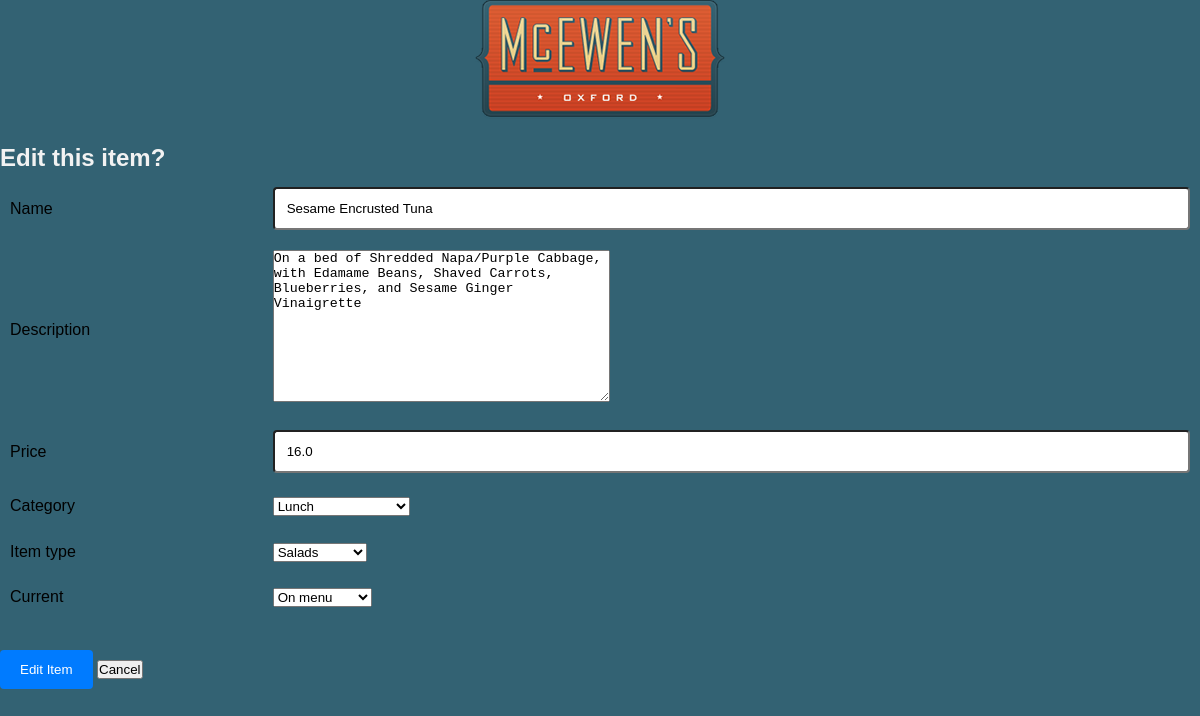
The page /restaurant_admin/edit/22 on the database its author committed.
### mcewens/models.py (models this page shows)
class MenuItem(models.Model):
    name = models.CharField(max_length=50)
    CATEGORY_CHOICES = (
        ("Brunch", "Brunch"),
        ("Lunch", "Lunch"),
        ("Dinner", "Dinner"),
        ("Wine and Cocktails", "Wine and Cocktails"),
    )
    category = models.CharField(choices=CATEGORY_CHOICES, max_length=50)
    TYPE_CHOICES = (
        ("Appetizers", "Appetizers"),
        ("Salads", "Salads"),
        ("Entrees", "Entrees"),
        ("Sandwiches", "Sandwiches"),
        ("Desserts", "Desserts"),
        ("Wine", "Wine"),
        ("Cocktails", "Cocktails"),
    )
    item_type = models.CharField(choices=TYPE_CHOICES, max_length=50, blank=True)
    description = models.TextField(max_length=200, blank=True)
    price = models.FloatField()
    CURRENT_CHOICES = (
        (1, "On menu"),
        (0, "Not on menu"),
    )
    current = models.IntegerField(default=1, choices=CURRENT_CHOICES)
    class Meta:
        unique_together = ("name", "category")

### mcewens/views.py (the view, shortened to what this page needs)
# urls.py: path("restaurant_admin/edit/<id>", edit_menu_item, name="edit"),
def edit_menu_item(request, id):
    menu_item = MenuItem.objects.get(id=id)
    form = MenuUpdateForm(instance=menu_item)
    context = {"form": form, "mode": "Edit"}
    return render(request, "edit.html", context)

### mcewens/forms.py
class MenuUpdateForm(forms.ModelForm):
    class Meta:
        model = MenuItem
        fields = [
            "name",
            "price",
            "description",
            "category",
            "item_type",
            "current",
        ]

### mcewens/templates/edit.html (shortened to what this page needs)
{% load static %}
<!DOCTYPE html>
<html lang="en">
  <head>
    <link
      rel="stylesheet"
      type="text/css"
      href="{% static 'css/admin.css' %}"
    />
  </head>
  <body>
    <a href="/">
      <img
        src="{% static 'img/logo_360.png' %}"
        class="img-responsive"
        alt="Logo"
      />
    </a>
    <h2>{{mode}} this item?</h2>
    <form method="POST" action="">
      <table>
        <tr>
          <td>{{form.name.label}}</td>
          <td>{{form.name}}</td>
        </tr>
        <tr>
          <td>{{form.description.label}}</td>
          {% if not form.description %}
          <td>(No description entered)</td>
          {% else %}
          <td>{{form.description}}</td>
          {% endif %}
        </tr>
        <tr>
          <td>{{form.price.label}}</td>
          <td>{{form.price}}</td>
        </tr>
        <tr>
          <td>{{form.category.label}}</td>
          <td>{{form.category}}</td>
        </tr>
        <tr>
          <td>{{form.item_type.label}}</td>
          <td>{{form.item_type}}</td>
        </tr>
        <tr>
          <td>{{form.current.label}}</td>
          <td>{{form.current}}</td>
        </tr>
      </table>
      <input type="submit" value="{{mode}} Item" />
      <a href="{%url 'restaurant_admin'%}"
        ><button type="button">Cancel</button></a
      >
    </form>
  </body>
</html>

### mcewens/static/css/admin.css (style rules this page uses)
* { margin: 0; padding: 0; box-sizing: border-box; }
body { background-color: #336273; color: #333; font-family: Arial, sans-serif; line-height: 1.6; }
img.img-responsive { display: block; max-width: 100%; margin: 0 auto 20px; }
table { width: 100%; margin-bottom: 20px; border-collapse: collapse; }
table td { padding: 10px; border: none; color: #000000; }
input[type='text'], input[type='number'] { width: 100%; padding: 12px; border-radius: 4px; }
input[type='submit'] { margin-top: 10px; padding: 12px 20px; background-color: #007bff; color: #fff; border: none; border-radius: 4px; cursor: pointer; }
h2 { color: #f2f2f2; }

### rows shown on the page
MenuItem: name "Sesame Encrusted Tuna", description "On a bed of Shredded Napa/Purple Cabbage, with Edamame Beans, Shaved Carrots, Blueberries, and Sesame Ginger Vinaigrette", price "16.0", category "Lunch", item_type "Salads", current "On menu"

### other values the page prints
{{ mode }} "Edit"
